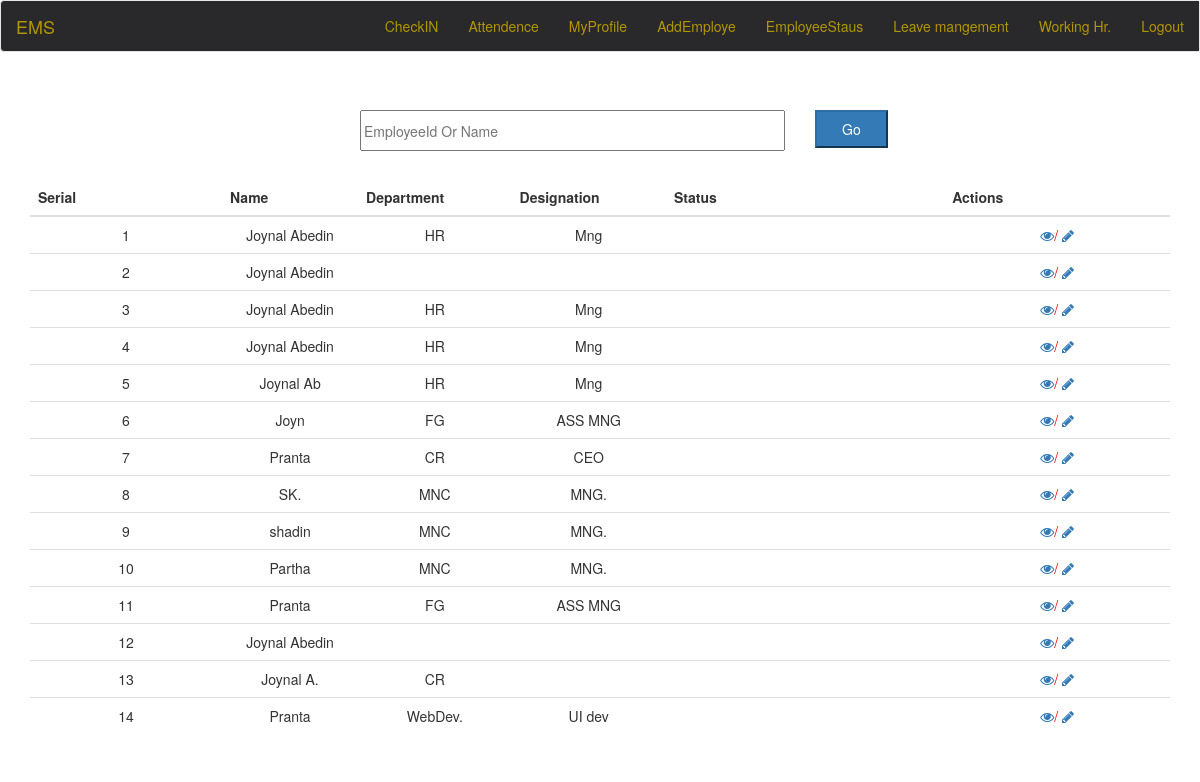
The page /attendence.php on the database its author committed.
### tables this page shows
CREATE TABLE `employee_professional_info` (
  `id` varchar(15) DEFAULT NULL,
  `Designation` varchar(30) DEFAULT NULL,
  `Department` varchar(30) DEFAULT NULL,
  `Joining_date` date DEFAULT NULL,
  `Salary` int(10) DEFAULT NULL,
  `CV` blob DEFAULT NULL,
  `Status` varchar(10) DEFAULT NULL,
  `Leave_date` date DEFAULT NULL,
  `Leave_reason` varchar(200) DEFAULT NULL,
  `Account_no` varchar(30) DEFAULT NULL,
  `leave_remaining` int(8) DEFAULT NULL
);

CREATE TABLE `employee_personal_info` (
  `id` varchar(15) DEFAULT NULL,
  `Name` varchar(60) DEFAULT NULL,
  `Date_of_Birth` date DEFAULT NULL,
  `Adress` varchar(200) DEFAULT NULL,
  `Gender` varchar(10) DEFAULT NULL,
  `Phone` varchar(16) DEFAULT NULL,
  `NID` varchar(30) DEFAULT NULL,
  `Image` blob DEFAULT NULL,
  `Blood_group` varchar(5) DEFAULT NULL
);

### attendence.php (the view, shortened to what this page needs)
 <?php
    include ('pdo-connection.php');
    include ('database-config.php');
    $dbuser= $database_user;
    $dbpass = $database_pass;
    $dbname = $database_name;
    $dbcon = $connection_object->connection('localhost',$dbname,$dbuser,$dbpass);
    $select="SELECT employee_professional_info.id, employee_professional_info.Department, employee_professional_info.Designation, employee_professional_info.Salary, employee_professional_info.leave_remaining,employee_personal_info.Name
      FROM employee_professional_info INNER JOIN employee_personal_info
      ON employee_personal_info.id=employee_professional_info.id";
     $data = $dbcon->query($select);
?>
<!doctype html>
<html lang="en">
<head>
<link rel="stylesheet" type="text/css" href="attendence.css">
 <link rel="stylesheet" type="text/css" href="myProfile.css">
<link rel="stylesheet" type="text/css" href="bootstrap/css/bootstrap.min.css">
  <link rel="stylesheet" href="https://maxcdn.bootstrapcdn.com/font-awesome/4.5.0/css/font-awesome.min.css">
</head>
<body style="padding-top: 100px;">
<div id="custom-bootstrap-menu" class="navbar navbar-default navbar-fixed-top" role="navigation">
    <div class="container-fluid">
        <div class="navbar-header"><a class="navbar-brand" href="#">EMS</a>
        </div>
        <div class="collapse navbar-collapse navbar-menubuilder">
            <ul class="nav navbar-nav navbar-right">
               <li><a href="checkIN.php">CheckIN</a>
                </li>
                <li><a href="attendence.php">Attendence</a>
                </li>
                <li><a href="myProfile.php">MyProfile</a>
                </li>
                <li><a href="addEmployee.php">AddEmploye</a>
                </li>
                <li><a href="employeeStatus.php">EmployeeStaus</a>
                </li>
                <li><a href="leaveManagement.php">Leave mangement</a>
                </li>
                <li><a href="workingHr.php">Working Hr.</a>
                </li>
                <li><a href="logout.php">Logout</a>
                </li>
            </ul>
        </div>
    </div>
</div>
<div class="wrapper">
<form action="" method="post" class="class-1">
    <input type="" name="input" class="search_bar " placeholder="EmployeeId Or Name">
    <input type="submit" name="search_btn" class="bar btn-primary" value="Go">
</form>
     <div class="container  tbl">
         <table class="table table-hover css-serial">
            <thead class="thead-inverse">
              <tr>
              <th >Serial</th>
              <th >Name</th>
              <th >Department</th>
              <th >Designation</th>
              <th >Status</th>
              <th >Actions</th>
              </tr>
          </thead>
      <tbody>
            <?php
             while ( $row = $data->fetch(PDO::FETCH_ASSOC) ) {
              $id=$row['id'];
            ?>
            <tr>
                <td style="text-align:center; word-break:break-all; width:300px;"> </td>
                <td style="text-align:center; word-break:break-all; width:200px;"> <?php echo $row ['Name']; ?></td>
                <td style="text-align:center; word-break:break-all; width:200px;"> <?php echo $row ['Department']; ?></td>
                <td style="text-align:center; word-break:break-all; width:200px;"> <?php echo $row ['Designation']; ?></td>
                <td style="text-align:center; word-break:break-all; width:450px;"> <?php echo $row ['Status']; ?></td>
                <td style="text-align:center; width:350px;">
                  <a href="edit.php<?php echo '?id='.$id; ?>" class="fa fa-eye"></a><span style="color: red;">/</span>
                   <a href="view.php<?php echo '?id='.$id; ?>"    class="fa fa-pencil" > </a>
                </td>
                </div>
              </tr>
              <?php } ?>
</body>
</html>

### attendence.css (style rules this page uses)
.css-serial { counter-reset: serial-number; }
.css-serial td:first-child:before { counter-increment: serial-number; content: counter(serial-number); }
.class-1 { position: relative; left: 30%; width: 250px; top:10px; }
.search_bar { width: 170%; height: 41px; }
.bar { padding: 7px 25px; position: relative; left: 182%; bottom: 41px; }

### myProfile.css (style rules this page uses)
#custom-bootstrap-menu.navbar-default .navbar-brand { color: rgba(178, 150, 0, 1); }
#custom-bootstrap-menu.navbar-default { font-size: 14px; background-color: rgba(41, 41, 44, 1); border-width: 1px; border-radius: 4px; }
#custom-bootstrap-menu.navbar-default .navbar-nav>li>a { color: rgba(178, 150, 0, 1); background-color: rgba(41, 41, 44, 1); }

### rows shown on the page
employee_professional_info: employee_personal_info.Name "Joynal Abedin", Department "HR", Designation "Mng"
employee_professional_info: employee_personal_info.Name "Joynal Abedin"
employee_professional_info: employee_personal_info.Name "Joynal Abedin", Department "HR", Designation "Mng"
employee_professional_info: employee_personal_info.Name "Joynal Abedin", Department "HR", Designation "Mng"
employee_professional_info: employee_personal_info.Name "Joynal Ab", Department "HR", Designation "Mng"
employee_professional_info: employee_personal_info.Name "Joyn", Department "FG", Designation "ASS MNG"
employee_professional_info: employee_personal_info.Name "Pranta", Department "CR", Designation "CEO"
employee_professional_info: employee_personal_info.Name "SK.", Department "MNC", Designation "MNG."
employee_professional_info: employee_personal_info.Name "shadin", Department "MNC", Designation "MNG."
employee_professional_info: employee_personal_info.Name "Partha", Department "MNC", Designation "MNG."
employee_professional_info: employee_personal_info.Name "Pranta", Department "FG", Designation "ASS MNG"
employee_professional_info: employee_personal_info.Name "Joynal Abedin"
employee_professional_info: employee_personal_info.Name "Joynal A.", Department "CR"
employee_professional_info: employee_personal_info.Name "Pranta", Department "WebDev.", Designation "UI dev"
